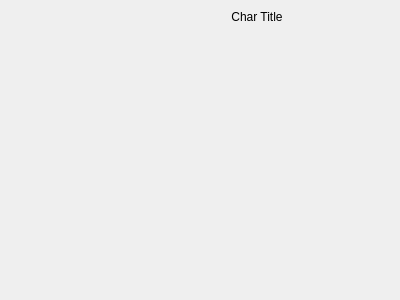
<?xml version="1.0" encoding="UTF-8"?>
<ui version="4.0">
 <class>ChartWidget</class>
 <widget class="QWidget" name="ChartWidget">
  <property name="geometry">
   <rect>
    <x>0</x>
    <y>0</y>
    <width>400</width>
    <height>300</height>
   </rect>
  </property>
  <property name="sizePolicy">
   <sizepolicy hsizetype="Preferred" vsizetype="Fixed">
    <horstretch>0</horstretch>
    <verstretch>0</verstretch>
   </sizepolicy>
  </property>
  <property name="windowTitle">
   <string>Form</string>
  </property>
  <layout class="QVBoxLayout" name="verticalLayout">
   <property name="spacing">
    <number>3</number>
   </property>
   <property name="leftMargin">
    <number>0</number>
   </property>
   <property name="topMargin">
    <number>0</number>
   </property>
   <property name="rightMargin">
    <number>0</number>
   </property>
   <property name="bottomMargin">
    <number>0</number>
   </property>
   <item>
    <widget class="QWidget" name="toolbar" native="true">
     <property name="sizePolicy">
      <sizepolicy hsizetype="Preferred" vsizetype="Fixed">
       <horstretch>0</horstretch>
       <verstretch>0</verstretch>
      </sizepolicy>
     </property>
     <layout class="QHBoxLayout" name="horizontalLayout">
      <property name="leftMargin">
       <number>15</number>
      </property>
      <property name="topMargin">
       <number>5</number>
      </property>
      <property name="rightMargin">
       <number>15</number>
      </property>
      <property name="bottomMargin">
       <number>5</number>
      </property>
      <item>
       <widget class="QToolButton" name="save">
        <property name="text">
         <string/>
        </property>
        <property name="icon">
         <iconset resource="../images.qrc">
          <normaloff>:/resource/icon/save.png</normaloff>:/resource/icon/save.png</iconset>
        </property>
        <property name="autoRaise">
         <bool>true</bool>
        </property>
       </widget>
      </item>
      <item>
       <widget class="QToolButton" name="print">
        <property name="text">
         <string/>
        </property>
        <property name="icon">
         <iconset resource="../images.qrc">
          <normaloff>:/resource/icon/print.png</normaloff>:/resource/icon/print.png</iconset>
        </property>
        <property name="autoRaise">
         <bool>true</bool>
        </property>
       </widget>
      </item>
      <item>
       <widget class="QToolButton" name="zoom_in">
        <property name="text">
         <string/>
        </property>
        <property name="icon">
         <iconset resource="../images.qrc">
          <normaloff>:/resource/icon/zoom_in.png</normaloff>:/resource/icon/zoom_in.png</iconset>
        </property>
        <property name="autoRaise">
         <bool>true</bool>
        </property>
       </widget>
      </item>
      <item>
       <widget class="QToolButton" name="zoom_out">
        <property name="text">
         <string/>
        </property>
        <property name="icon">
         <iconset resource="../images.qrc">
          <normaloff>:/resource/icon/zoom_out.png</normaloff>:/resource/icon/zoom_out.png</iconset>
        </property>
        <property name="autoRaise">
         <bool>true</bool>
        </property>
       </widget>
      </item>
      <item>
       <spacer name="horizontalSpacer_2">
        <property name="orientation">
         <enum>Qt::Horizontal</enum>
        </property>
        <property name="sizeHint" stdset="0">
         <size>
          <width>40</width>
          <height>20</height>
         </size>
        </property>
       </spacer>
      </item>
      <item>
       <widget class="QLabel" name="title">
        <property name="text">
         <string>Char Title</string>
        </property>
        <property name="alignment">
         <set>Qt::AlignCenter</set>
        </property>
       </widget>
      </item>
      <item>
       <widget class="QWidget" name="buttonsWidget" native="true">
        <layout class="QHBoxLayout" name="horizontalLayout_3">
         <property name="spacing">
          <number>4</number>
         </property>
         <property name="leftMargin">
          <number>0</number>
         </property>
         <property name="topMargin">
          <number>0</number>
         </property>
         <property name="rightMargin">
          <number>0</number>
         </property>
         <property name="bottomMargin">
          <number>0</number>
         </property>
         <item>
          <spacer name="horizontalSpacer">
           <property name="orientation">
            <enum>Qt::Horizontal</enum>
           </property>
           <property name="sizeHint" stdset="0">
            <size>
             <width>89</width>
             <height>20</height>
            </size>
           </property>
          </spacer>
         </item>
         <item>
          <layout class="QHBoxLayout" name="horizontalLayout_2"/>
         </item>
        </layout>
       </widget>
      </item>
     </layout>
    </widget>
   </item>
   <item>
    <widget class="QwtPlot" name="chart" native="true">
     <property name="sizePolicy">
      <sizepolicy hsizetype="Preferred" vsizetype="Preferred">
       <horstretch>0</horstretch>
       <verstretch>0</verstretch>
      </sizepolicy>
     </property>
     <property name="contextMenuPolicy">
      <enum>Qt::CustomContextMenu</enum>
     </property>
    </widget>
   </item>
  </layout>
 </widget>
 <customwidgets>
  <customwidget>
   <class>QwtPlot</class>
   <extends>QWidget</extends>
   <header location="global">qwt_plot.h</header>
   <container>1</container>
  </customwidget>
 </customwidgets>
 <resources>
  <include location="../images.qrc"/>
  <include location="../images.qrc"/>
 </resources>
 <connections/>
</ui>
